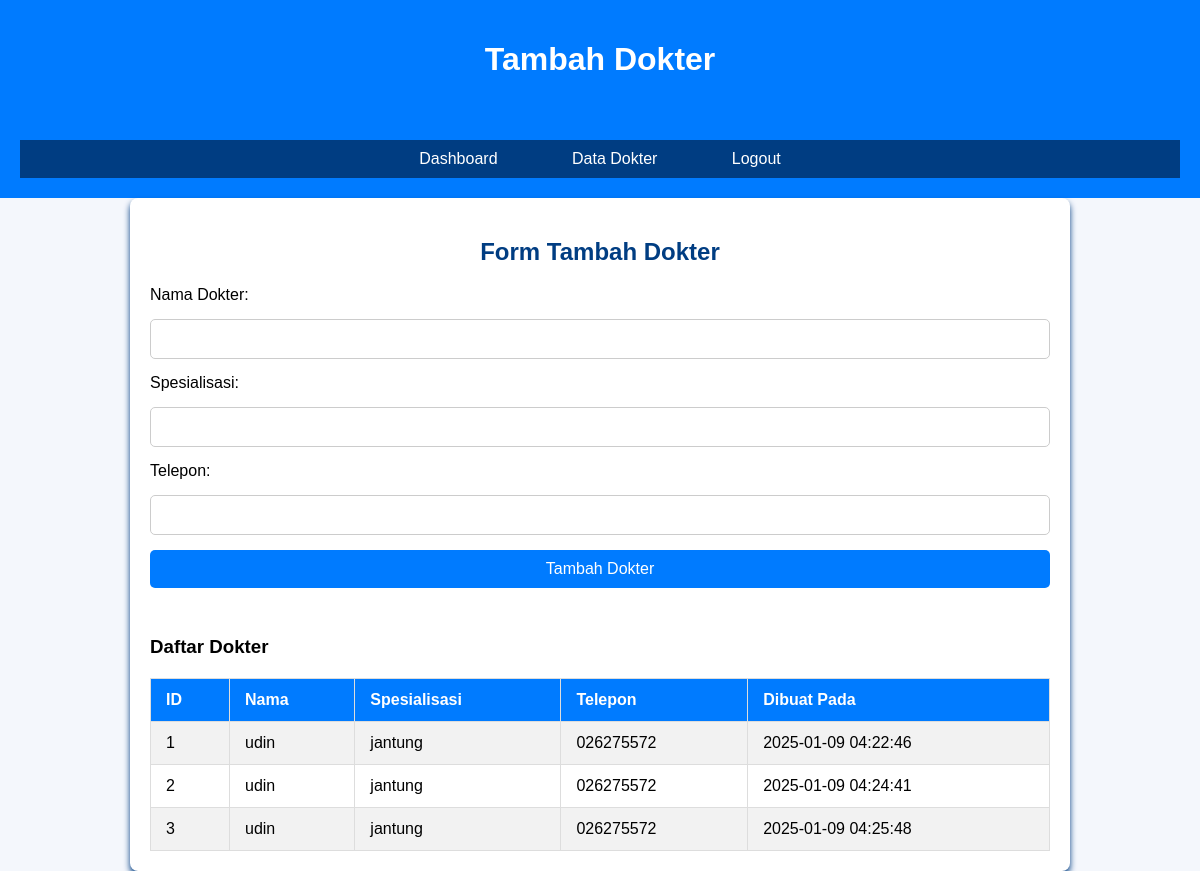
The app's page /doctors.php with its own data.
### tables this page shows
CREATE TABLE `doctors` (
  `id` int(11) NOT NULL,
  `name` varchar(100) NOT NULL,
  `specialization` varchar(100) NOT NULL,
  `phone` varchar(15) DEFAULT NULL,
  `created_at` timestamp NOT NULL DEFAULT current_timestamp()
);

### doctors.php (the view, shortened to what this page needs)
<?php
include 'db.php';
$sql = "SELECT * FROM doctors";
$result = $conn->query($sql);
?>
<!DOCTYPE html>
<html lang="id">
<head>
</head>
<body>
<header>
    <h1>Tambah Dokter</h1>
</header>
<header>
<nav>
    <a href="dashboard.php">Dashboard</a>
    <a href="doctors.php">Data Dokter</a>
    <a href="logout.php">Logout</a>
</nav>
</header>
<div class="container">
    <h2>Form Tambah Dokter</h2>
    <form method="POST" action="">
        <label for="name">Nama Dokter:</label>
        <input type="text" id="name" name="name" required>
        <label for="specialization">Spesialisasi:</label>
        <input type="text" id="specialization" name="specialization" required>
        <label for="phone">Telepon:</label>
        <input type="text" id="phone" name="phone" required>
        <button type="submit">Tambah Dokter</button>
    </form>
    <div class="table-container">
        <h3>Daftar Dokter</h3>
        <?php
        if ($result->num_rows > 0) {
            echo "<table>
                    <tr>
                        <th>ID</th>
                        <th>Nama</th>
                        <th>Spesialisasi</th>
                        <th>Telepon</th>
                        <th>Dibuat Pada</th>
                    </tr>";
            while ($row = $result->fetch_assoc()) {
                echo "<tr>
                        <td>" . $row['id'] . "</td>
                        <td>" . htmlspecialchars($row['name']) . "</td>
                        <td>" . htmlspecialchars($row['specialization']) . "</td>
                        <td>" . htmlspecialchars($row['phone']) . "</td>
                        <td>" . $row['created_at'] . "</td>
                    </tr>";
            }
            echo "</table>";
        } else {
            echo "<p>Tidak ada data dokter.</p>";
        }
        ?>
    </div>
</div>
</body>
</html>

### doctors.php (style rules this page uses)
body { font-family: 'Arial', sans-serif; background-color: #f4f7fc; margin: 0; padding: 0; }
header { background-color: #007bff; color: white; text-align: center; padding: 20px; }
h2 { color: #003d82; text-align: center; }
.container { max-width: 900px; margin: 0 auto; padding: 20px; background-color: white; border-radius: 8px; box-shadow: 0 4px 6px #003d82; }
form { display: flex; flex-direction: column; gap: 15px; }
input[type="text"], input[type="number"] { padding: 10px; border-radius: 5px; border: 1px solid #ccc; font-size: 16px; }
button { background-color: #007bff; color: white; padding: 10px; border: none; border-radius: 5px; font-size: 16px; cursor: pointer; }
.table-container { margin-top: 30px; overflow-x: auto; }
table { width: 100%; border-collapse: collapse; margin-top: 20px; }
th, td { padding: 12px 15px; text-align: left; border: 1px solid #ddd; }
th { background-color: #007bff; color: white; }
tr:nth-child(even) { background-color: #f2f2f2; }
nav { background-color: #003d82; padding: 10px 0; text-align: center; }
nav a { color: white; padding: 10px 20px; text-decoration: none; margin: 0 15px; border-radius: 5px; transition: background-color 0.3s; }

### records on screen
doctors: id "1", name "udin", specialization "jantung", phone "026275572", created_at "2025-01-09 04:22:46"
doctors: id "2", name "udin", specialization "jantung", phone "026275572", created_at "2025-01-09 04:24:41"
doctors: id "3", name "udin", specialization "jantung", phone "026275572", created_at "2025-01-09 04:25:48"
